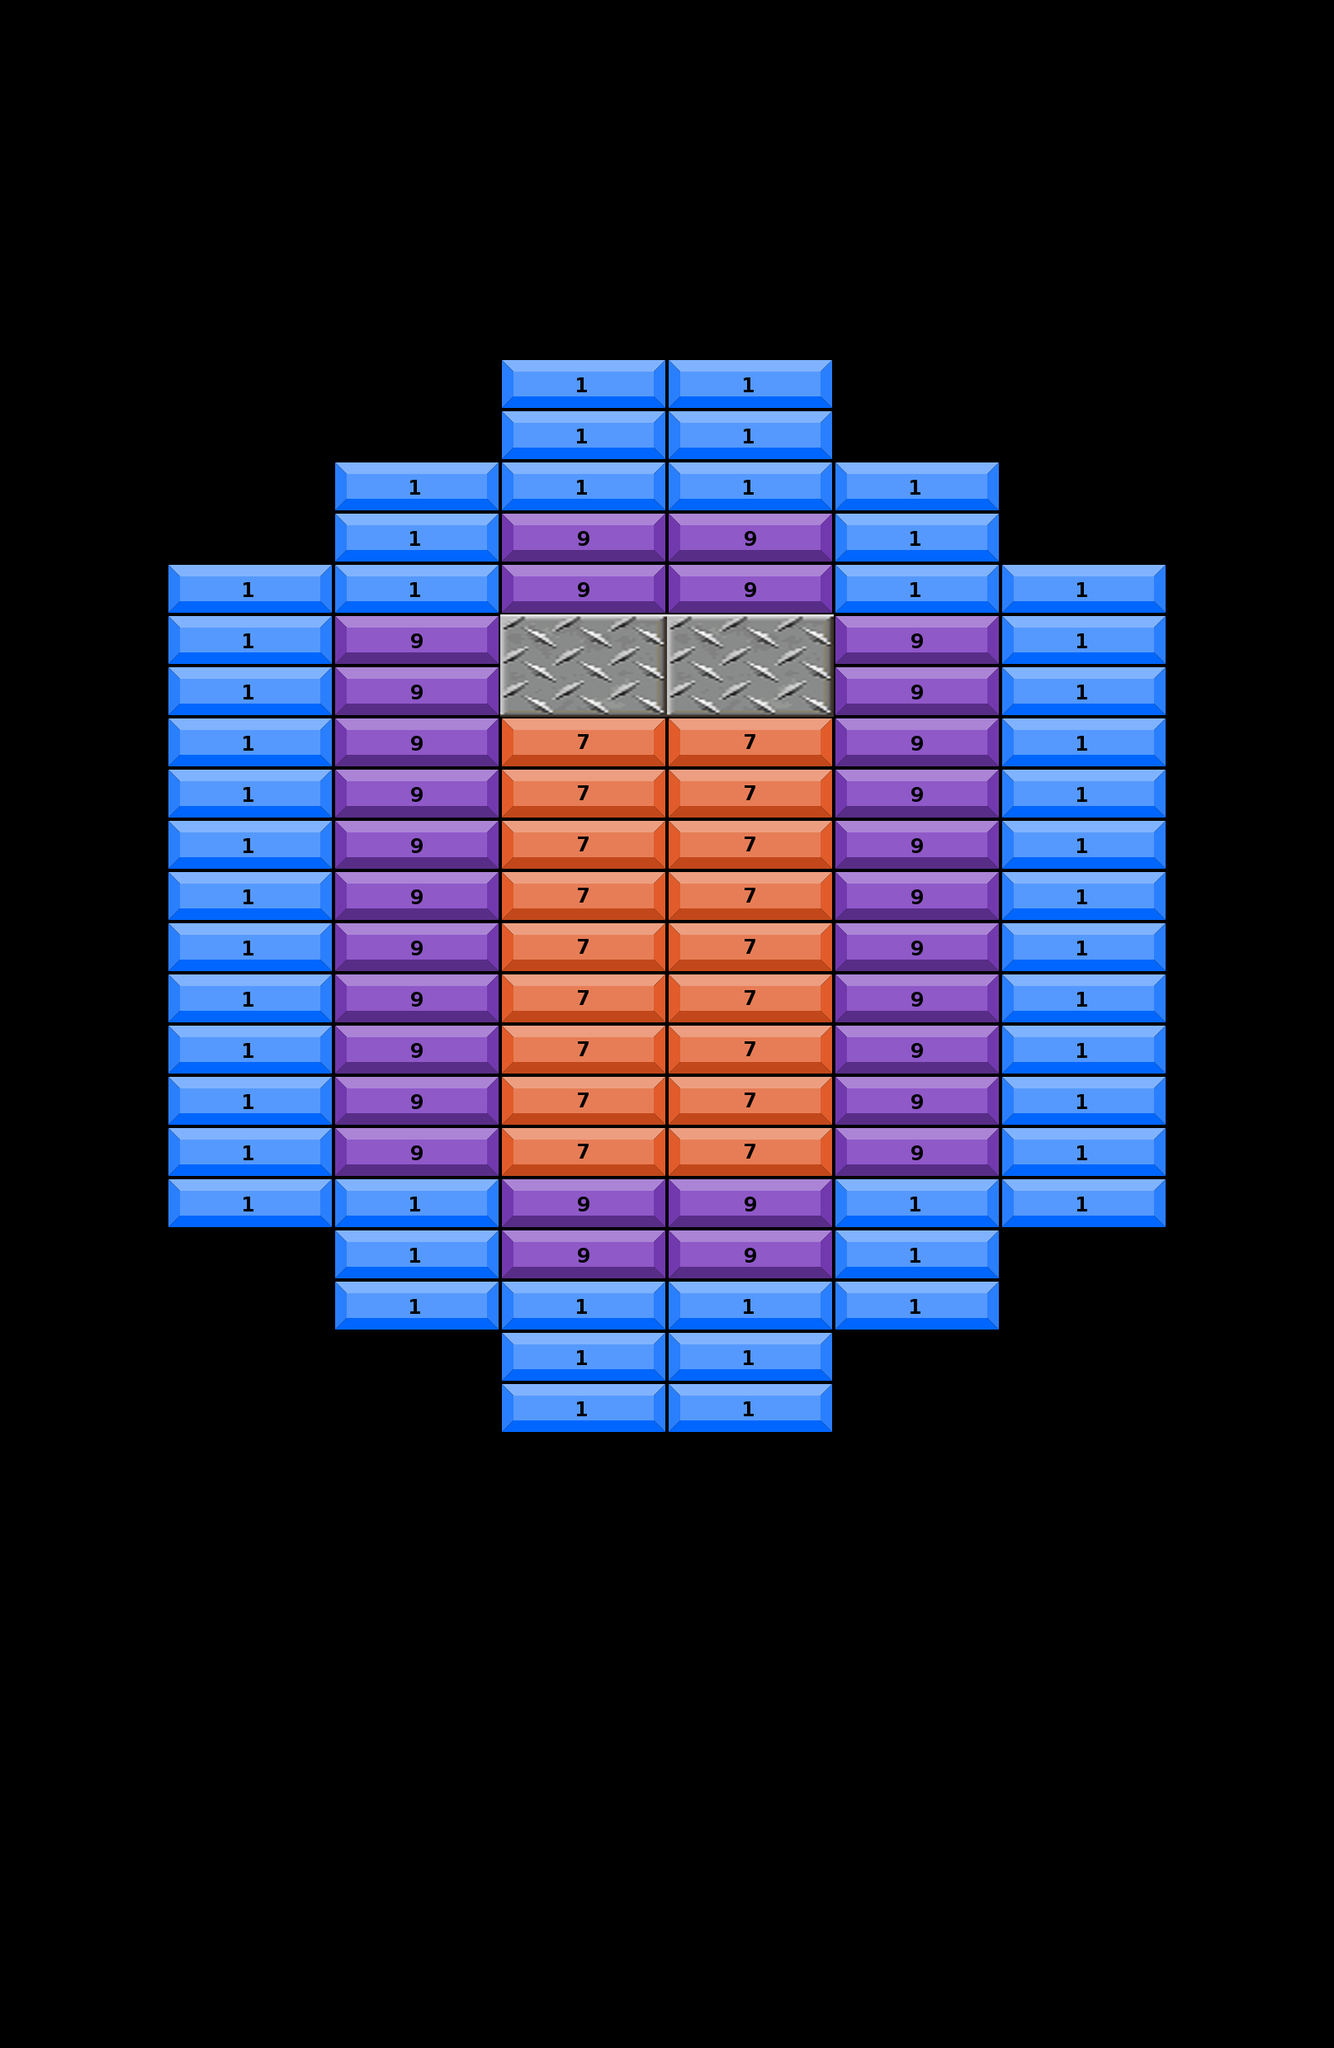

A level layout from a 2D game, rendered from its tile map. Below: a short description, then the map file with its tile-grid data intact:
An orthogonal 8x40 tile map with 202x62 px tiles, 2 tile layers (obstacles layer, grids layer) and 1 object (Wall).

<map version="1.5" tiledversion="1.7.2" orientation="orthogonal" renderorder="left-up" compressionlevel="0" width="8" height="40" tilewidth="202" tileheight="62" infinite="0" nextlayerid="6" nextobjectid="10">
 <tileset firstgid="1" source="bricks.tsx" />
 <layer id="4" name="obstacles layer" width="8" height="40">
  <data encoding="csv">
0,0,0,0,0,0,0,0,
0,0,0,0,0,0,0,0,
0,0,0,0,0,0,0,0,
0,0,0,0,0,0,0,0,
0,0,0,0,0,0,0,0,
0,0,0,0,0,0,0,0,
0,0,0,0,0,0,0,0,
0,0,0,0,0,0,0,0,
0,0,0,0,0,0,0,0,
0,0,0,0,0,0,0,0,
0,0,0,0,0,0,0,0,
0,0,0,0,0,0,0,0,
0,0,0,19,19,0,0,0,
0,0,0,20,20,0,0,0,
0,0,0,0,0,0,0,0,
0,0,0,0,0,0,0,0,
0,0,0,0,0,0,0,0,
0,0,0,0,0,0,0,0,
0,0,0,0,0,0,0,0,
0,0,0,0,0,0,0,0,
0,0,0,0,0,0,0,0,
0,0,0,0,0,0,0,0,
0,0,0,0,0,0,0,0,
0,0,0,0,0,0,0,0,
0,0,0,0,0,0,0,0,
0,0,0,0,0,0,0,0,
0,0,0,0,0,0,0,0,
0,0,0,0,0,0,0,0,
0,0,0,0,0,0,0,0,
0,0,0,0,0,0,0,0,
0,0,0,0,0,0,0,0,
0,0,0,0,0,0,0,0,
0,0,0,0,0,0,0,0,
0,0,0,0,0,0,0,0,
0,0,0,0,0,0,0,0,
0,0,0,0,0,0,0,0,
0,0,0,0,0,0,0,0,
0,0,0,0,0,0,0,0,
0,0,0,0,0,0,0,0,
0,0,0,0,0,0,0,0
</data>
 </layer>
 <layer id="1" name="grids layer" width="8" height="40">
  <data encoding="csv">
0,0,0,0,0,0,0,0,
0,0,0,0,0,0,0,0,
0,0,0,0,0,0,0,0,
0,0,0,0,0,0,0,0,
0,0,0,0,0,0,0,0,
0,0,0,0,0,0,0,0,
0,0,0,0,0,0,0,0,
0,0,0,1,1,0,0,0,
0,0,0,1,1,0,0,0,
0,0,1,1,1,1,0,0,
0,0,1,9,9,1,0,0,
0,1,1,9,9,1,1,0,
0,1,9,0,0,9,1,0,
0,1,9,0,0,9,1,0,
0,1,9,7,7,9,1,0,
0,1,9,7,7,9,1,0,
0,1,9,7,7,9,1,0,
0,1,9,7,7,9,1,0,
0,1,9,7,7,9,1,0,
0,1,9,7,7,9,1,0,
0,1,9,7,7,9,1,0,
0,1,9,7,7,9,1,0,
0,1,9,7,7,9,1,0,
0,1,1,9,9,1,1,0,
0,0,1,9,9,1,0,0,
0,0,1,1,1,1,0,0,
0,0,0,1,1,0,0,0,
0,0,0,1,1,0,0,0,
0,0,0,0,0,0,0,0,
0,0,0,0,0,0,0,0,
0,0,0,0,0,0,0,0,
0,0,0,0,0,0,0,0,
0,0,0,0,0,0,0,0,
0,0,0,0,0,0,0,0,
0,0,0,0,0,0,0,0,
0,0,0,0,0,0,0,0,
0,0,0,0,0,0,0,0,
0,0,0,0,0,0,0,0,
0,0,0,0,0,0,0,0,
0,0,0,0,0,0,0,0
</data>
 </layer>
 <objectgroup id="5" name="collision">
  <object id="9" name="Wall" x="606" y="744" width="404" height="124" />
 </objectgroup>
</map>
